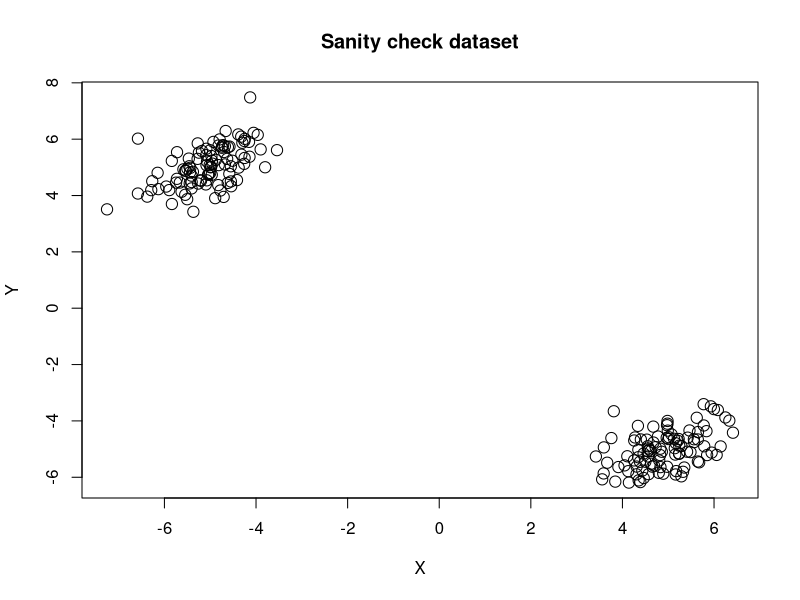

Write R code to recreate this figure.
# Import the MASS library
library(MASS)

# Generate two datapoints with a bivariate normal distribution
normal_A <- mvrnorm(n = 100, mu = c(-5, 5),
                    Sigma = matrix(c(0.5, 0.25, 0.25, 0.5),
                    nrow = 2, ncol = 2))
normal_B <- mvrnorm(n = 100, mu = c(5, -5),
                    Sigma = matrix(c(0.5, 0.25, 0.25, 0.5),
                    nrow = 2, ncol = 2))

# Merge the two together in one dataset
dataset <- rbind(normal_A, normal_B)

# Coerce into a dataframe
sc_dataset <- as.data.frame(dataset)
colnames(sc_dataset) <- c("X", "Y")

# Write to output file
write.csv(sc_dataset, "sc_dataset.csv", row.names = FALSE)

# Dump the plot of the dataset
pdf("sc_dataset.pdf")
plot(sc_dataset, main = "Sanity check dataset", xlab = "X", type = 'p',
     pch = 21, cex = 1.5, ylab = "Y")
dev.off()
